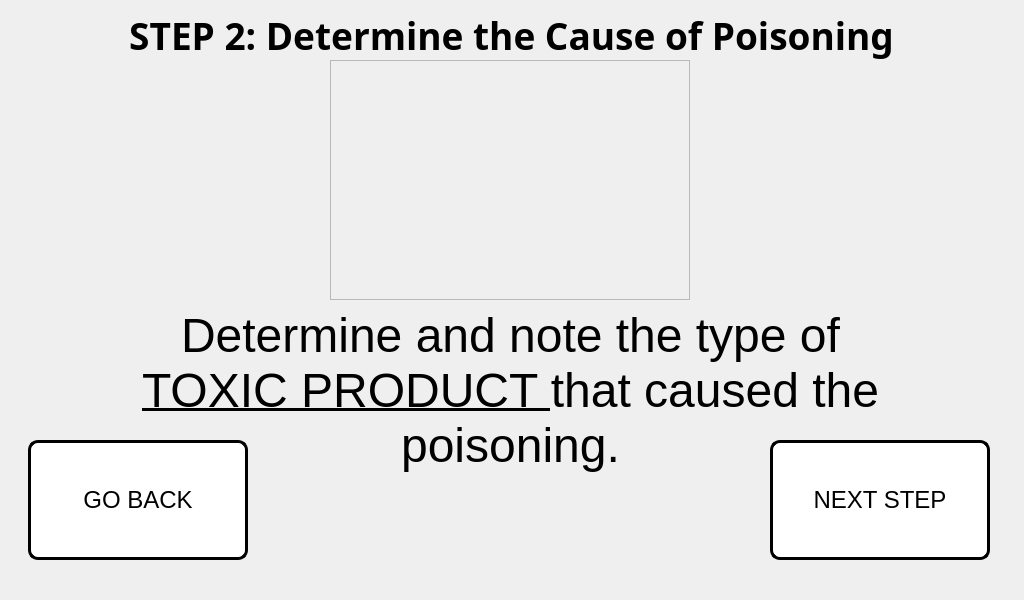
<?xml version="1.0" encoding="UTF-8"?>
<ui version="4.0">
 <class>step_2_window</class>
 <widget class="QMainWindow" name="step_2_window">
  <property name="geometry">
   <rect>
    <x>0</x>
    <y>0</y>
    <width>1024</width>
    <height>600</height>
   </rect>
  </property>
  <property name="minimumSize">
   <size>
    <width>1024</width>
    <height>600</height>
   </size>
  </property>
  <property name="maximumSize">
   <size>
    <width>1024</width>
    <height>600</height>
   </size>
  </property>
  <property name="windowTitle">
   <string>Step 1 Procedure</string>
  </property>
  <widget class="QWidget" name="centralwidget">
   <widget class="QLabel" name="title_step_2">
    <property name="geometry">
     <rect>
      <x>6</x>
      <y>0</y>
      <width>1011</width>
      <height>71</height>
     </rect>
    </property>
    <property name="font">
     <font>
      <family>Unispace</family>
      <pointsize>18</pointsize>
      <weight>75</weight>
      <bold>true</bold>
     </font>
    </property>
    <property name="text">
     <string>&lt;html&gt;&lt;head/&gt;&lt;body&gt;&lt;p align=&quot;center&quot;&gt;&lt;span style=&quot; font-size:28pt;&quot;&gt;STEP 2: Determine the Cause of Poisoning&lt;/span&gt;&lt;/p&gt;&lt;/body&gt;&lt;/html&gt;</string>
    </property>
    <property name="alignment">
     <set>Qt::AlignCenter</set>
    </property>
   </widget>
   <widget class="QLabel" name="text_steps_2">
    <property name="geometry">
     <rect>
      <x>20</x>
      <y>300</y>
      <width>981</width>
      <height>181</height>
     </rect>
    </property>
    <property name="font">
     <font>
      <pointsize>14</pointsize>
     </font>
    </property>
    <property name="text">
     <string>&lt;html&gt;&lt;head/&gt;&lt;body&gt;&lt;p align=&quot;center&quot;&gt;&lt;span style=&quot; font-family:'Calibri'; font-size:36pt; color:#000000;&quot;&gt;Determine and note the type of &lt;br/&gt;&lt;/span&gt;&lt;span style=&quot; font-family:'Calibri'; font-size:36pt; text-decoration: underline; color:#000000;&quot;&gt;TOXIC PRODUCT &lt;/span&gt;&lt;span style=&quot; font-family:'Calibri'; font-size:36pt; color:#000000;&quot;&gt;that caused the &lt;br/&gt;poisoning.&lt;/span&gt;&lt;/p&gt;&lt;/body&gt;&lt;/html&gt;</string>
    </property>
   </widget>
   <widget class="QLabel" name="gif_player_label_2">
    <property name="geometry">
     <rect>
      <x>330</x>
      <y>60</y>
      <width>360</width>
      <height>240</height>
     </rect>
    </property>
    <property name="minimumSize">
     <size>
      <width>360</width>
      <height>240</height>
     </size>
    </property>
    <property name="maximumSize">
     <size>
      <width>360</width>
      <height>240</height>
     </size>
    </property>
    <property name="font">
     <font>
      <family>Unispace</family>
      <pointsize>16</pointsize>
      <weight>75</weight>
      <bold>true</bold>
     </font>
    </property>
    <property name="frameShape">
     <enum>QFrame::StyledPanel</enum>
    </property>
    <property name="lineWidth">
     <number>1</number>
    </property>
    <property name="text">
     <string/>
    </property>
    <property name="pixmap">
     <pixmap>../pictures/brand_x.png</pixmap>
    </property>
    <property name="alignment">
     <set>Qt::AlignCenter</set>
    </property>
   </widget>
   <widget class="QPushButton" name="next_step_button_2">
    <property name="geometry">
     <rect>
      <x>770</x>
      <y>440</y>
      <width>220</width>
      <height>120</height>
     </rect>
    </property>
    <property name="minimumSize">
     <size>
      <width>220</width>
      <height>120</height>
     </size>
    </property>
    <property name="maximumSize">
     <size>
      <width>220</width>
      <height>120</height>
     </size>
    </property>
    <property name="font">
     <font>
      <pointsize>18</pointsize>
     </font>
    </property>
    <property name="cursor">
     <cursorShape>PointingHandCursor</cursorShape>
    </property>
    <property name="styleSheet">
     <string notr="true">QPushButton:hover:!pressed
{
  background-color: rgb(195,30,60);
}

QPushButton
{
  background-color: white;
color: black;
border-style: outset;
border-width: 3px;
border-radius:10px;
border-color: black;
}</string>
    </property>
    <property name="text">
     <string>NEXT STEP</string>
    </property>
   </widget>
   <widget class="QPushButton" name="go_back_injury_type_2">
    <property name="geometry">
     <rect>
      <x>28</x>
      <y>440</y>
      <width>220</width>
      <height>120</height>
     </rect>
    </property>
    <property name="minimumSize">
     <size>
      <width>220</width>
      <height>120</height>
     </size>
    </property>
    <property name="maximumSize">
     <size>
      <width>220</width>
      <height>120</height>
     </size>
    </property>
    <property name="font">
     <font>
      <pointsize>18</pointsize>
     </font>
    </property>
    <property name="styleSheet">
     <string notr="true">QPushButton:hover:!pressed
{
  background-color: rgb(195,30,60);
}

QPushButton
{
  background-color: white;
color: black;
border-style: outset;
border-width: 3px;
border-radius:10px;
border-color: black;
}</string>
    </property>
    <property name="text">
     <string>GO BACK</string>
    </property>
   </widget>
   <widget class="QLabel" name="label">
    <property name="geometry">
     <rect>
      <x>0</x>
      <y>0</y>
      <width>1024</width>
      <height>600</height>
     </rect>
    </property>
    <property name="minimumSize">
     <size>
      <width>1024</width>
      <height>600</height>
     </size>
    </property>
    <property name="maximumSize">
     <size>
      <width>1024</width>
      <height>600</height>
     </size>
    </property>
    <property name="text">
     <string/>
    </property>
    <property name="pixmap">
     <pixmap>../pictures/program_pictures/main_wallpaper.png</pixmap>
    </property>
   </widget>
   <zorder>label</zorder>
   <zorder>text_steps_2</zorder>
   <zorder>title_step_2</zorder>
   <zorder>gif_player_label_2</zorder>
   <zorder>next_step_button_2</zorder>
   <zorder>go_back_injury_type_2</zorder>
  </widget>
 </widget>
 <resources/>
 <connections/>
</ui>
